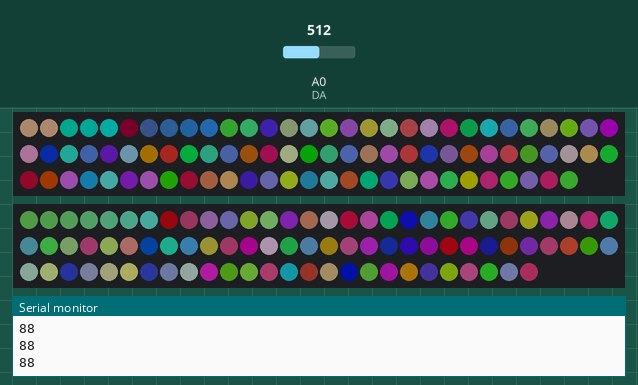
Simulated run of this sketch. Board: Arduino Uno, built with avr-gcc and run on an emulated ATmega328P. On the bench: 88 RGB LEDs in strip order, left to right, continuing on the next row, 86 RGB LEDs in strip order, left to right, continuing on the next row, the last lines printed to the serial monitor. The inputs (shaded band) are chosen by the test bench; at power-on: A0 (DA) = 512. Dim RGB values are drawn brighter than linear.

Above: at 1.26 s.
1.3 s: A0 (DA) set to 0
At 1.9 s:
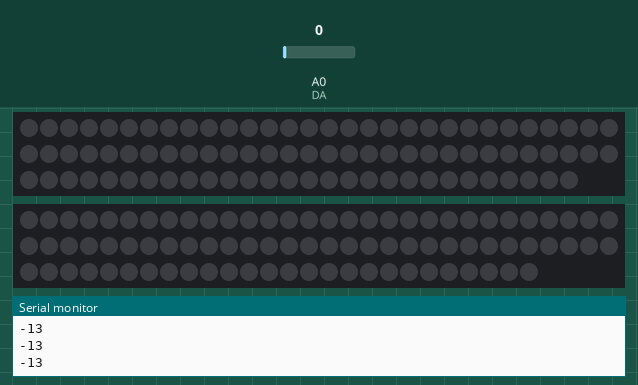
2.8 s: A0 (DA) set to 306
At 2.95 s:
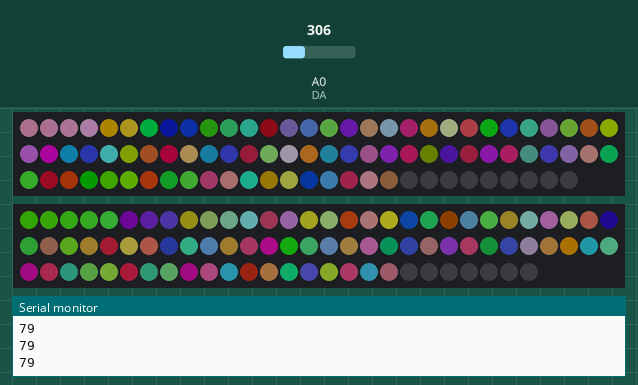
5.2 s: A0 (DA) set to 511
At 5.37 s:
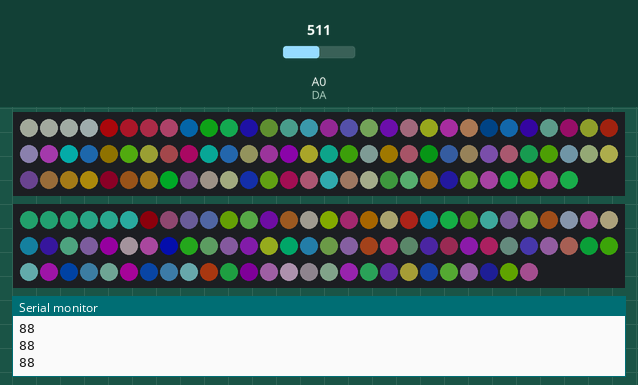
7.6 s: A0 (DA) set to 122
At 7.79 s:
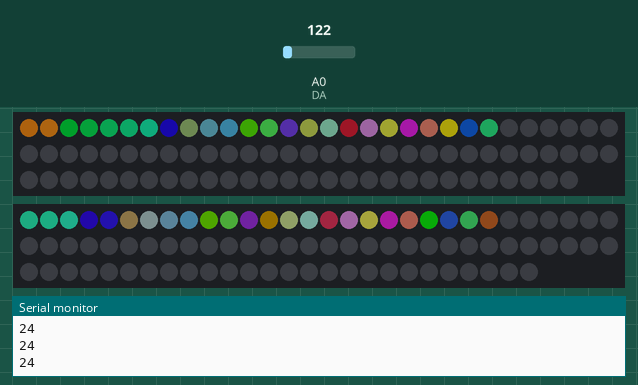
10.0 s: A0 (DA) set to 716
At 10.22 s:
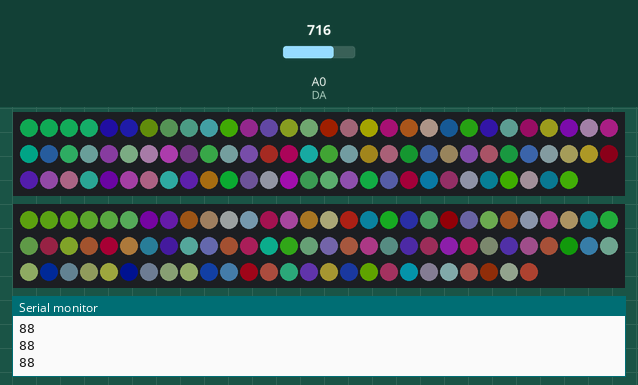
13.0 s: A0 (DA) set to 306
At 13.25 s:
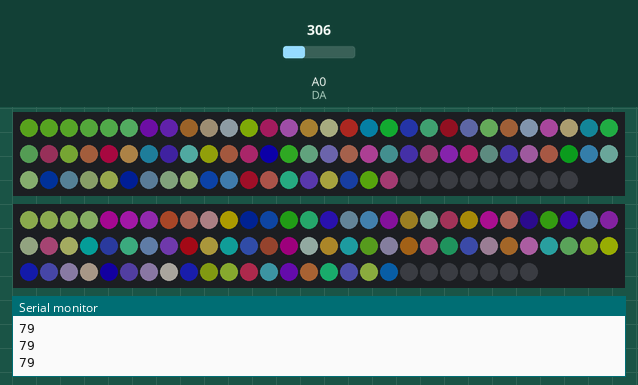
Timing chart, 0 to 16.0 s (numbered marks = the images above; inputs shaded):
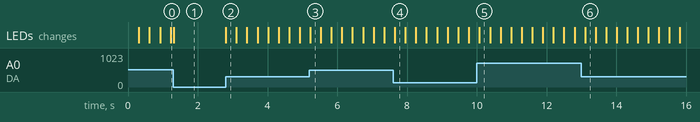

The sketch:

epilepsy_city.ino
```cpp
#include <FastLED.h>
#define DATA_PIN    3
#define DATA_PIN2 4
//#define CLK_PIN   4
#define LED_TYPE    WS2812B
#define COLOR_ORDER GRB
#define NUM_LEDS    88
#define NUM_LEDS2   86
int DO = 2; //Pin for Digital Output - DO
int DA = 0; // Pin for Analog Output - AO
CRGB strip1[NUM_LEDS];
CRGB strip2[NUM_LEDS2];


#define BRIGHTNESS         50
#define FRAMES_PER_SECOND  60
int trsh = 25; //Set minimum threshold for LED lit
//Max is 810, increments by 4
int sensorvalue = 0;
float EMA_a = 0.6;
int EMA_S = 0;


void setup() {
  Serial.begin(2000000);
  pinMode(2, INPUT);
  FastLED.addLeds<LED_TYPE, DATA_PIN, COLOR_ORDER>(strip1, NUM_LEDS).setCorrection(TypicalLEDStrip);
  FastLED.addLeds<LED_TYPE, DATA_PIN2, COLOR_ORDER>(strip2, NUM_LEDS2).setCorrection(TypicalLEDStrip);
  FastLED.setBrightness(BRIGHTNESS);
  EMA_S = analogRead(DA);

}

int red = 0;
int green = 0;
int blue = 0;
int previous_value = 0;
void loop() {

  sensorvalue = analogRead(DA);  //Read the analog value
  EMA_S = (EMA_a * sensorvalue); //+ ((1 - EMA_a) * EMA_S);
//  Serial.println(EMA_S);

  //defining over-threshold --> edit these values to change beat detection
  int overtrsh = (EMA_S - trsh) >> 1; //Divides by 2
  int overtrsh2 = (EMA_S - trsh) >> 1; //Divides by 2
  if (overtrsh > NUM_LEDS) {
    overtrsh = NUM_LEDS;
  }
  if (overtrsh2 > NUM_LEDS2){
    overtrsh2 = NUM_LEDS2;
  }

  Serial.println(overtrsh);

  //colors for strip 1
  for (int i = 0; i < overtrsh && i < NUM_LEDS; i++) {
    //255 - ((i >> 3) * 32)
    // strip1[i] = CRGB(128,0,128);
    strip1[i] = CRGB((red += i) & 0xFF, (green += i * 3) & 0xFF, (blue += i * 5) & 0xFF);
    red = (red + 1) & 0xFF;
    green = green + (i * 2) & 0xFF;
    blue = (blue + (i * 3)) & 0xFF;
    if (i > previous_value && i & 0b10 == 1) {
      delay(1000);
      FastLED.show();
    }
  }
   for (int i = NUM_LEDS - 1; i > overtrsh - 1 && i >= 0; i--) {
    strip1[i] = CRGB(0, 0, 0);
  }

  //colors for strip2
  for (int i = 0; i < overtrsh2 && i < NUM_LEDS2; i++) {
    //255 - ((i >> 3) * 32)
    // strip2[i] = CRGB(128,0,128);
    strip2[i] = CRGB((red += i) & 0xFF, (green += i * 3) & 0xFF, (blue += i * 5) & 0xFF);
    red = (red + 1) & 0xFF;
    green = green + (i * 2) & 0xFF;
    blue = (blue + (i * 3)) & 0xFF;
    if (i > previous_value && i & 0b10 == 1) {
      delay(150);
      FastLED.show();
    }
  }
  for (int i = NUM_LEDS2 - 1; i > overtrsh - 1 && i >= 0; i--) {
    strip2[i] = CRGB(0, 0, 0);
  }

  //misc
  previous_value = overtrsh;
  FastLED.show();
}
```

Measured:
- after the input at 1.3 s, the LEDs: change at once (image 1)
- after the input at 2.8 s, the LEDs: change at once (image 2)
- after the input at 5.2 s, the LEDs: change at once (image 3)
- after the input at 7.6 s, the LEDs: change after 0.05 s (image 4)
- after the input at 10.0 s, the LEDs: change after 0.08 s (image 5)
- after the input at 13.0 s, the LEDs: change after 0.11 s (image 6)
